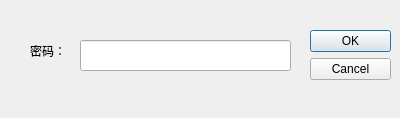
<?xml version="1.0" encoding="UTF-8"?>
<ui version="4.0">
 <class>PasswordDlg</class>
 <widget class="QDialog" name="PasswordDlg">
  <property name="geometry">
   <rect>
    <x>0</x>
    <y>0</y>
    <width>400</width>
    <height>118</height>
   </rect>
  </property>
  <property name="windowTitle">
   <string>密码</string>
  </property>
  <widget class="QDialogButtonBox" name="buttonBox">
   <property name="geometry">
    <rect>
     <x>310</x>
     <y>30</y>
     <width>81</width>
     <height>81</height>
    </rect>
   </property>
   <property name="orientation">
    <enum>Qt::Vertical</enum>
   </property>
   <property name="standardButtons">
    <set>QDialogButtonBox::Cancel|QDialogButtonBox::Ok</set>
   </property>
  </widget>
  <widget class="QLabel" name="label">
   <property name="geometry">
    <rect>
     <x>30</x>
     <y>40</y>
     <width>41</width>
     <height>21</height>
    </rect>
   </property>
   <property name="text">
    <string>密码：</string>
   </property>
  </widget>
  <widget class="QLineEdit" name="lineEdit">
   <property name="geometry">
    <rect>
     <x>80</x>
     <y>40</y>
     <width>211</width>
     <height>31</height>
    </rect>
   </property>
   <property name="echoMode">
    <enum>QLineEdit::Password</enum>
   </property>
  </widget>
 </widget>
 <resources/>
 <connections>
  <connection>
   <sender>buttonBox</sender>
   <signal>accepted()</signal>
   <receiver>PasswordDlg</receiver>
   <slot>accept()</slot>
   <hints>
    <hint type="sourcelabel">
     <x>248</x>
     <y>254</y>
    </hint>
    <hint type="destinationlabel">
     <x>157</x>
     <y>274</y>
    </hint>
   </hints>
  </connection>
  <connection>
   <sender>buttonBox</sender>
   <signal>rejected()</signal>
   <receiver>PasswordDlg</receiver>
   <slot>reject()</slot>
   <hints>
    <hint type="sourcelabel">
     <x>316</x>
     <y>260</y>
    </hint>
    <hint type="destinationlabel">
     <x>286</x>
     <y>274</y>
    </hint>
   </hints>
  </connection>
 </connections>
</ui>
